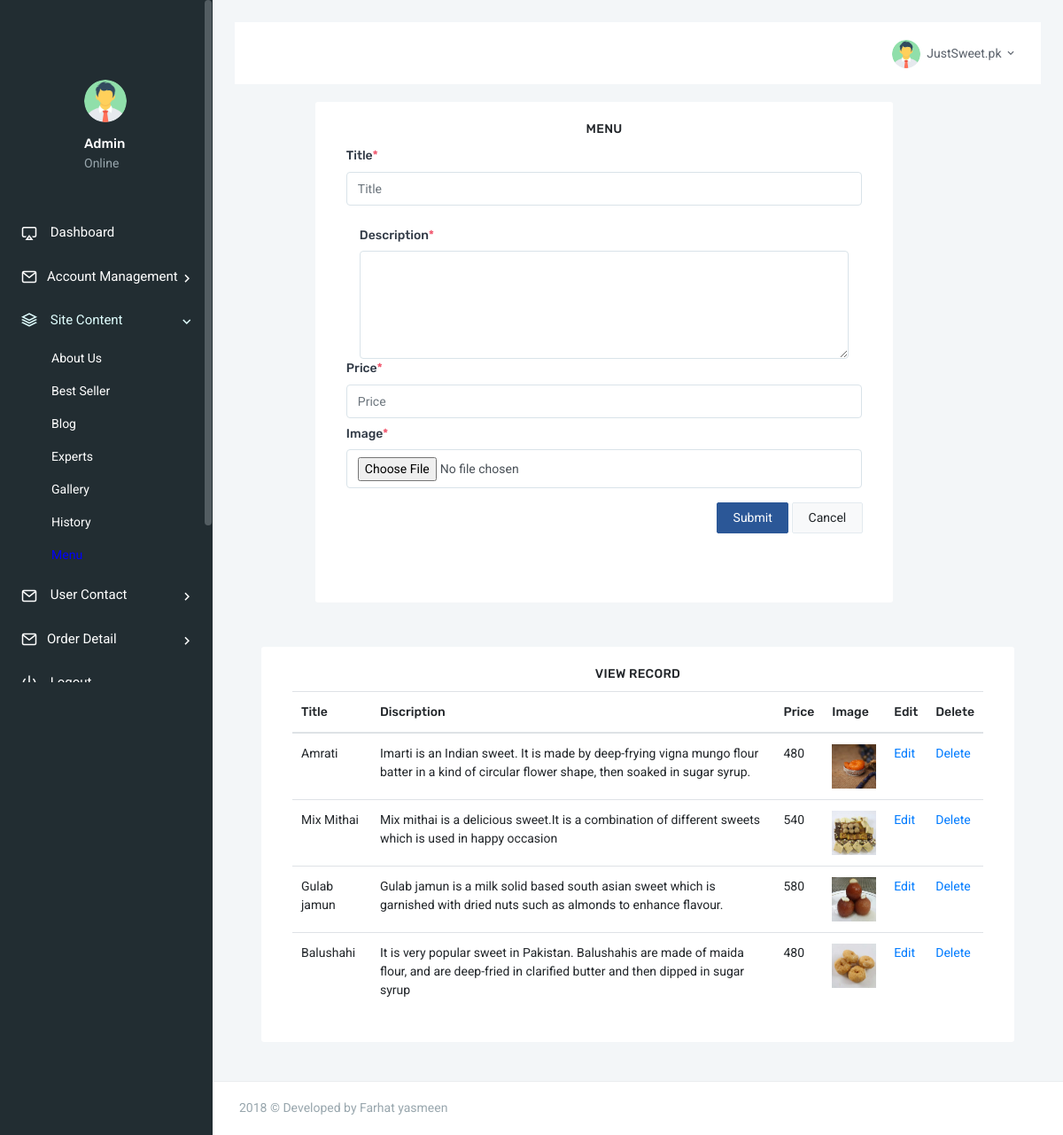
Page /admin/menu.php (signed in) on the committed database.
### tables this page shows
CREATE TABLE `menu` (
  `id` int(20) NOT NULL,
  `classname` varchar(100) NOT NULL,
  `title` varchar(200) NOT NULL,
  `description` varchar(200) NOT NULL,
  `price` varchar(400) NOT NULL,
  `image` varchar(700) NOT NULL
);

### admin/menu.php (the view, shortened to what this page needs)
<?php
    include("lib/DBConn.php");
?>
<!DOCTYPE html>
<html>
    <head>
        <link href="assets/css/bootstrap.min.css" rel="stylesheet" type="text/css" />
        <link href="assets/css/icons.css" rel="stylesheet" type="text/css" />
        <link href="assets/css/metismenu.min.css" rel="stylesheet" type="text/css" />
        <link href="assets/css/style.css" rel="stylesheet" type="text/css" />
    </head>
    <body>
        <div id="wrapper">
            <?php
            include("sidebar.php");
            ?>
            </div>
            <div class="content-page">
            <?php
                include("topbar.php");
            ?>
                <div class="content">
                    <div class="container-fluid">
                        <div class="row">
                            <div class="col-lg-1">
                        </div>
                            <div class="col-lg-9">
                                <div class="card-box">
                                <center>
                                    <h4 class="header-title m-t-0">Menu</h4>
                                    </center>
                                    <div class="container">
                                        <form action="#" method="post" enctype="multipart/form-data">
                                             <div class="form-group">
                                                    <label for="userName">Title<span class="text-danger">*</span></label>
                                                    <input type="text" name="TxtTitle" parsley-trigger="change" required
                                                    placeholder="Title" class="form-control" id="userName">
                                                </div>
                                                 <label class="col-3 col-form-label">Description<span class="text-danger">*</span></label>
                                                <div class="col-12">
                                                <textarea class="form-control" rows="5" name="TxtDescription"></textarea>
                                               </div>
                                               <div class="form-group">
                                                    <label for="userName">Price<span class="text-danger">*</span></label>
                                                    <input type="text" name="TxtPrice" parsley-trigger="change" required
                                                    placeholder="Price" class="form-control" id="userName">
                                                <div class="form-group row">
                                                    <label class="col-2 col-form-label">Image<span class="text-danger">*</span></label>
                                                     <div class="col-12">
                                                 <input type="file" name="image" class="form-control">
                                                </div>
                                            </div>
                                                <div class="form-group text-right m-b-0">
                                                    <button class="btn btn-custom waves-effect waves-light" type="submit" name="BtnSubmit">
                                                     Submit
                                                    </button>
                                                    <button type="reset" class="btn btn-light waves-effect m-l-5">
                                                     Cancel
                                                    </button>
                                                </div>
                                            </div>
                                         </div>
                                    <br><br>
                                </div>
                            </div>
                        </div>
                                     <div class="content">
                    <div class="container-fluid">
                        <div class="row">
                            <div class="col-lg-12">
                                <div class="card-box">
                                    <div class="container">
                                        <center>
                                            <h4 class="m-t-0 header-title">View Record</h4>
                                        </center>
                        <table class="table table-hover">
                                                <thead>
                                                    <tr>
                                                        <th>Title</th>
                                                        <th>Discription</th>
                                                        <th>Price</th>
                                                        <th>Image</th>
                                                        <th>Edit</th>
                                                        <th>Delete</th>
                                                    </tr>
                                                </thead>
                                                <tbody>
                                        <?php
                                            $query = "SELECT * FROM menu";
                                            $result = mysqli_query($conn,$query);
                                            if ($result->num_rows > 0) {
                                            while($row = mysqli_fetch_array($result))
                                                {
                                        ?>
                                                    <tr>
                                                       <td><?php echo $row['title']; ?></td>
                                                        <td><?php echo $row['description']; ?></td>
                                                        <td><?php echo $row['price']; ?></td>
                                                        <td><img src="<?php echo $row['image']; ?>" width = "50" height = "50"></td>
                                                        <td><a href="update_menu.php?id=<?php echo $row['id']; ?>">Edit</a>
                                                            </td>
                                                        <td><a href="delete_menu.php?id=<?php echo $row['id']; ?>"
                            onClick="return confirm('Are you sure you want to delete')"; title="Delete">Delete</a></td>
                                                    </tr>
                                                    <?php
                                                         }
                                                            }
                                                            else
                                                            {
                                                                echo "No Result Found";
                                                                  }
                                                    ?>
                                               </tbody>
                                            </table>
                                        </div>
                                    </div>
                                </div>
                            </div>
                        </div>
                     </div>
                </div>
            </div>
        </div>
        <?php include("footer.php");?>
            </div>
    </body>
</html>

### rows in the picture
menu: title "Amrati", description "Imarti is an Indian sweet. It is made by deep-frying vigna mungo flour batter in a kind of circular flower shape, then soaked in sugar syrup.", price "480", image (picture)
menu: title "Mix Mithai", description "Mix mithai is a delicious sweet.It is a combination of different sweets which is used in happy occasion", price "540", image (picture)
menu: title "Gulab jamun", description "Gulab jamun is a milk solid based south asian sweet which is garnished with dried nuts such as almonds to enhance flavour.", price "580", image (picture)
menu: title "Balushahi", description "It is very popular sweet in Pakistan. Balushahis are made of maida flour, and are deep-fried in clarified butter and then dipped in sugar syrup", price "480", image (picture)

### other values in the picture
SiteTitle "JustSweet.pk"
DeveloperName "Farhat yasmeen"
